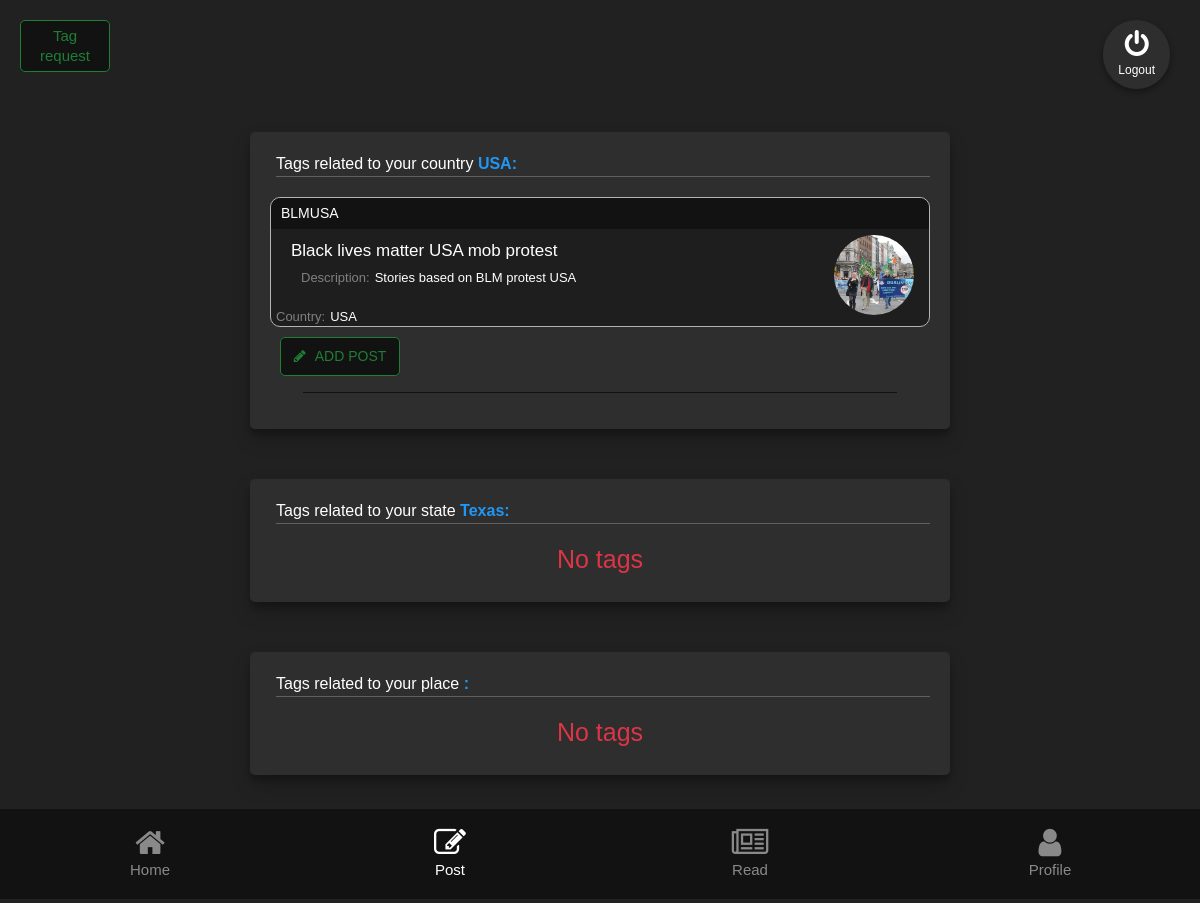
/tags/allTags/ (signed in), run on an earlier commit of the app's database.
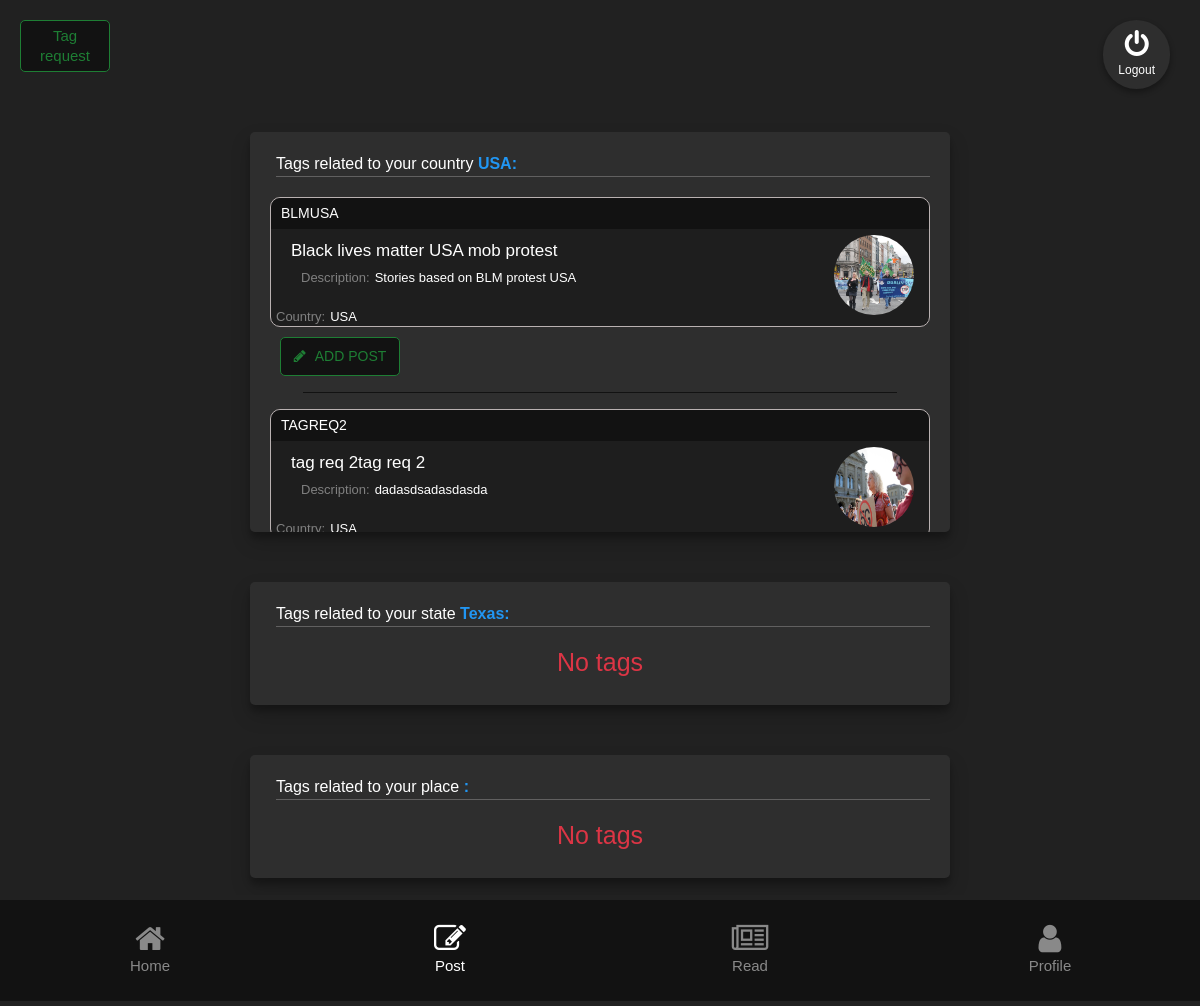
And on a later commit of the database.
### Tags/models.py (models this page shows, shortened)
class Tagmodel(models.Model):
    tag_title=models.CharField(max_length=40,default=0)
    tag_name=models.CharField(max_length=40,unique=True)
    tag_image=models.ImageField(upload_to='tags')
    tag_disc=models.TextField(default=0)
    t_country=models.CharField(max_length=20)
    t_state=models.CharField(max_length=20)
    t_place=models.CharField(max_length=20)

### Tags/views.py (the view)
# urls.py: path('allTags/',views.alltags,name="all-Tags-List"),
def alltags(request):
    if request.session.has_key('userid'):
        user=UserModel.objects.get(id=request.session['userid'])
        ctags=Tagmodel.objects.filter(t_country__iexact=user.u_country)
        stags=Tagmodel.objects.filter(t_state__iexact=user.u_state)
        if user.u_selected_nearby_city:
            ptags = Tagmodel.objects.filter(t_place__iexact=user.u_selected_nearby_city)
        elif user.u_detected_city:
            ptags = Tagmodel.objects.filter(t_place__iexact=user.u_detected_city)
        else:
            ptags = Tagmodel.objects.none() # No place information available
        return render(request, "alltags.html",{'ctags':ctags ,'stags':stags ,'ptags':ptags , 'user':user})
    else:
        return redirect("/user/login")

### Tags/templates/alltags.html (shortened to what this page needs)
{% extends 'base.html' %}
    {% block content %}
    <a class="tag-request" href="/user/tag-req">
      Tag <br> request
    </a>
    <div class="all-tag-holder">
      <div class="dtag-holder">
        <p class="dtag-title">Tags related to your country <span>{{user.u_country}}:</span></p>
        {% if ctags %}
        {% for ctag in ctags%}
        <a href="{% url 'Posts:post-vote' ctag.id %}">
          <div class="tag">
            <p class="tag-name">{{ctag.tag_name}}</p>
            <p class="tag-title">{{ctag.tag_title}}</p>
            <p class="tag-desc"><span>Description:</span>{{ctag.tag_disc}}</p>
            <img
              class="tag-image"
              src="{{ctag.tag_image.url}}"
              alt="tagimage"
              srcset=""
            />
            <div class="place-holder">
            <div class="places"><span>Country:</span>{{ctag.t_country}}</div>
            </div>
          </div>
          <a href="{% url 'Posts:post-entry' ctag.id %}" class="add-tag-butt">
            <i class="fa fa-pencil" aria-hidden="true"></i><span> ADD POST</span>
          </a>
          <hr>
          </a>
          {%endfor%}
          {% else %}
      <h3 class="tag-error">No tags</h3>
      {% endif %}
      </div>
    <div class="dtag-holder">
      <p class="dtag-title">Tags related to your state <span>{{user.u_state}}:</span></p>
      {% if stags %}
      {% for stag in stags%}
      <a href="{% url 'Posts:post-vote' stag.id %}">
      <div class="tag">
        <p class="tag-name">{{stag.tag_name}}</p>
        <p class="tag-title">{{stag.tag_title}}</p>
        <p class="tag-desc"><span>Description:</span>{{stag.tag_disc}}</p>
        <img
          class="tag-image"
          src="{{stag.tag_image.url}}"
          alt="tagimage"
          srcset=""
        />
        <div class="place-holder">
          {% comment %} <div class="places"><span>Country:</span>{{stag.t_country}}</div> {% endcomment %}
          <div class="places"><span>State:</span>{{stag.t_state}}</div>
          {% comment %} <div class="places"><span>Place:</span>{{stag.t_place}}</div> {% endcomment %}
        </div>
      </div>
      <a href="{% url 'Posts:post-entry' stag.id %}" class="add-tag-butt">
        <i class="fa fa-plus" aria-hidden="true"></i><span> ADD POST</span>
      </a>
      <hr>
      </a>
      {%endfor%}
      {% else %}
      <h3 class="tag-error">No tags</h3>
      {% endif %}
</div>
    <div class="dtag-holder">
      <p class="dtag-title">Tags related to your place <span>{{user.u_place}}:</span></p>
      {% if ptags  %}
       {% for stag in ptags%}
      <a href="{% url 'Posts:post-vote' stag.id %}">
      <div class="tag">
        <p class="tag-name">{{stag.tag_name}}</p>
        <p class="tag-title">{{stag.tag_title}}</p>
        <p class="tag-desc"><span>Description:</span>{{stag.tag_disc}}</p>
        <img
          class="tag-image"
          src="{{stag.tag_image.url}}"
          alt="tagimage"
          srcset=""
        />
        <div class="place-holder">
          <div class="places"><span>Place:</span>{{stag.t_place}}</div>
        </div>
      </div>
      <a href="{% url 'Posts:post-entry' stag.id %}" class="add-tag-butt">
        <i class="fa fa-plus" aria-hidden="true"></i><span> ADD POST</span>
      </a>
      <hr>
      </a>
      {%endfor%}
      {% else %}
      <h3 class="tag-error">No tags</h3>
      {% endif %}
</div>
    </div>
    </div>
  {% endblock content %}

What changed in the data, as far as the page shows it:
added Tagmodel: tag_name "TAGREQ2", tag_title "tag req 2tag req 2", tag_disc "dadasdsadasdasda", tag_image (picture), t_country "USA"
